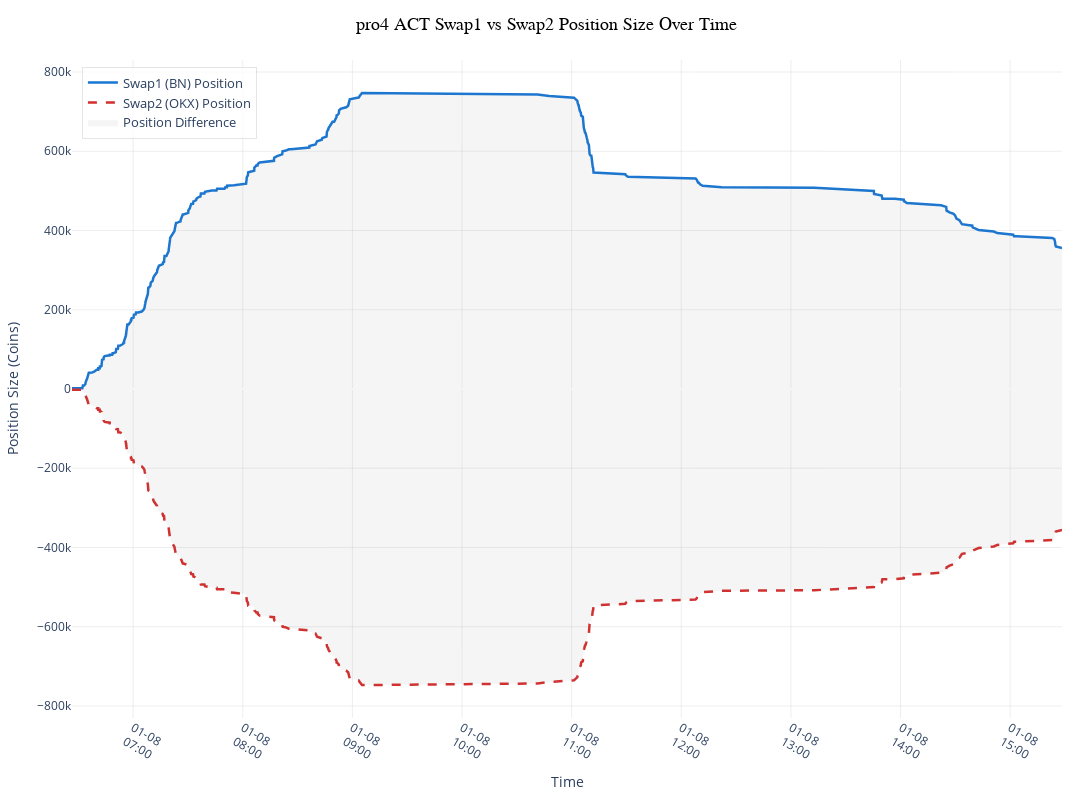

Notebook code cell kept with this figure:
### Code cell
import plotly.graph_objs as go
from plotly.subplots import make_subplots
from IPython.display import display, Markdown
def parse_start_time(start_str):
    match = re.match(r'^([0-9\-:.\s]+)\s\+0800', str(start_str))
    return pd.Timestamp(match.group(1)) if match else pd.NaT

def clean_timestamp(ts):
    # 提取时间戳的主要部分（去掉CST和m=+部分）
    match = re.match(r'(\d{4}-\d{2}-\d{2}\s+\d{2}:\d{2}:\d{2}\.\d+)', str(ts))
    if match:
        return match.group(1)
    return ts

df_open = df_open[df_open['start'].astype(str).str.contains(r'\d{4}-\d{2}-\d{2}')]
df_close = df_close[df_close['start'].astype(str).str.contains(r'\d{4}-\d{2}-\d{2}')]
# df_open['start'] = df_open['start'].apply(parse_start_time)
# df_close['start'] = df_close['start'].apply(parse_start_time)
# 转换时间戳为datetime对象
df_open['start'] = pd.to_datetime([clean_timestamp(ts) for ts in df_open['start']])
df_open['end'] = pd.to_datetime([clean_timestamp(ts) for ts in df_open['end']])
df_close['start'] = pd.to_datetime([clean_timestamp(ts) for ts in df_close['start']])
df_close['end'] = pd.to_datetime([clean_timestamp(ts) for ts in df_close['end']])

# 定义方向转换函数
def get_position_multiplier(side):
    if side in ['buy', 'closeShort']:
        return 1
    elif side in ['sell', 'closeLong']:
        return -1
    else:
        return 0
        
for c in ['swap2_deal_amount','swap1_deal_amount']:
    if c in df_close.columns:
        df_close[c] = pd.to_numeric(df_close[c], errors='coerce')
    if c in df_open.columns:
        df_open[c] = pd.to_numeric(df_open[c], errors='coerce')

# 创建包含 Swap1 和 Swap2 的时间序列
all_times_both = pd.concat([
    # Swap1 和 Swap2 开仓
    pd.DataFrame({
        'time': df_open['start'],
        'amount1': df_open['swap1_deal_amount'] * df_open['swap1_side'].map(get_position_multiplier),
        'amount2': df_open['swap2_deal_amount'] * df_open['swap2_side'].map(get_position_multiplier),
        'type': 'open'
    }),
    # Swap1 和 Swap2 平仓
    pd.DataFrame({
        'time': df_close['start'],
        'amount1': df_close['swap1_deal_amount'] * df_close['swap1_side'].map(get_position_multiplier),
        'amount2': df_close['swap2_deal_amount'] * df_close['swap2_side'].map(get_position_multiplier),
        'type': 'close'
    })
]).sort_values('time')

all_times_both['amount1'] = all_times_both['amount1'].astype(float)
all_times_both['amount2'] = all_times_both['amount2'].astype(float)

# 将 time 列转为 pandas 的 datetime 类型（如果还没转的话），再转为时间戳（秒）
all_times_both['time'] = pd.to_datetime(all_times_both['time'])
all_times_both['timestamp'] = all_times_both['time'].astype('int64') // 10**9  # 秒级时间戳

# 计算两个合约的累计持仓
all_times_both['cumulative_position1'] = all_times_both['amount1'].cumsum()
all_times_both['cumulative_position2'] = all_times_both['amount2'].cumsum()

# 用plotly画
fig = go.Figure()

fig.add_trace(go.Scatter(
    x=all_times_both['time'],
    y=all_times_both['cumulative_position1'],
    mode='lines',
    name='Swap1 (BN) Position',
    line=dict(color='#1976D2', width=2.5)
))

fig.add_trace(go.Scatter(
    x=all_times_both['time'],
    y=all_times_both['cumulative_position2'],
    mode='lines',
    name='Swap2 (OKX) Position',
    line=dict(color='#D32F2F', width=2.5, dash='dash')
))

# 填充仓位之间的区域
fig.add_trace(go.Scatter(
    x=pd.concat([all_times_both['time'], all_times_both['time'][::-1]]),
    y=pd.concat([all_times_both['cumulative_position1'], all_times_both['cumulative_position2'][::-1]]),
    fill='toself',
    fillcolor='rgba(128,128,128,0.08)',
    line=dict(color='rgba(255,255,255,0)'),
    hoverinfo='skip',
    name='Position Difference',
    showlegend=True
))

fig.update_layout(
    title=dict(
        text=f'{Env} {symbol} Swap1 vs Swap2 Position Size Over Time',
        font=dict(size=18, family='Arial', color='black'),
        x=0.5
    ),
    xaxis=dict(
        title='Time',
        tickformat='%m-%d<br>%H:%M',
        tickangle=30,
        showgrid=True,
        gridcolor='rgba(200,200,200,0.3)',
        type='date'
    ),
    yaxis=dict(
        title='Position Size (Coins)',
        showgrid=True,
        gridcolor='rgba(200,200,200,0.3)'
    ),
    legend=dict(
        orientation='v',
        x=0.01,
        y=0.99,
        bgcolor='rgba(255,255,255,0.8)',
        bordercolor='rgba(0,0,0,0.1)',
        borderwidth=1,
        font=dict(size=13)
    ),
    margin=dict(l=60, r=30, t=60, b=60),
    plot_bgcolor='white',
    width=1500,
    height=800
)

fig.show()

# 打印一些基本统计信息
display(Markdown(f"""
**Swap1 统计:**
- 最大持仓量: `{all_times_both['cumulative_position1'].max():.4f}`
- 最小持仓量: `{all_times_both['cumulative_position1'].min():.4f}`
- 平均持仓量: `{all_times_both['cumulative_position1'].mean():.4f}`

**Swap2 统计:**
- 最大持仓量: `{all_times_both['cumulative_position2'].max():.4f}`
- 最小持仓量: `{all_times_both['cumulative_position2'].min():.4f}`
- 平均持仓量: `{all_times_both['cumulative_position2'].mean():.4f}`
"""))

# 检查对称性
position_diff = all_times_both['cumulative_position1'] + all_times_both['cumulative_position2']
display(Markdown(f"""
**仓位对称性检查:**
- 仓位之和的最大偏差: `{position_diff.abs().max():.8f}`
- 仓位之和的平均偏差: `{position_diff.abs().mean():.8f}`
"""))

### Figure 1 — Plotly figure (JSON) as saved in the notebook; plotly's stock layout.template omitted (floating-point values rounded to 4 significant figures; data arrays with more than 128 entries replaced by an {"elided": "..."} marker saying what was removed)
{"data": [{"line": {"color": "#1976D2", "width": 2.5}, "mode": "lines", "name": "Swap1 (BN) Position", "type": "scatter", "x": {"elided": "400 str values"}, "y": {"elided": "400 float values"}}, {"line": {"color": "#D32F2F", "dash": "dash", "width": 2.5}, "mode": "lines", "name": "Swap2 (OKX) Position", "type": "scatter", "x": {"elided": "400 str values"}, "y": {"elided": "400 float values"}}, {"fill": "toself", "fillcolor": "rgba(128,128,128,0.08)", "hoverinfo": "skip", "line": {"color": "rgba(255,255,255,0)"}, "name": "Position Difference", "showlegend": true, "type": "scatter", "x": {"elided": "800 str values"}, "y": {"elided": "800 float values"}}], "layout": {"height": 800, "legend": {"bgcolor": "rgba(255,255,255,0.8)", "bordercolor": "rgba(0,0,0,0.1)", "borderwidth": 1, "font": {"size": 13}, "orientation": "v", "x": 0.01, "y": 0.99}, "margin": {"b": 60, "l": 60, "r": 30, "t": 60}, "plot_bgcolor": "white", "title": {"font": {"color": "black", "family": "Arial", "size": 18}, "text": "pro4 ACT Swap1 vs Swap2 Position Size Over Time", "x": 0.5}, "width": 1500, "xaxis": {"gridcolor": "rgba(200,200,200,0.3)", "showgrid": true, "tickangle": 30, "tickformat": "%m-%d<br>%H:%M", "title": {"text": "Time"}, "type": "date"}, "yaxis": {"gridcolor": "rgba(200,200,200,0.3)", "showgrid": true, "title": {"text": "Position Size (Coins)"}}}}
